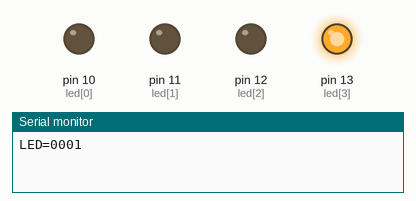
The sketch below on a simulated Arduino Uno, built with avr-gcc and run on an emulated ATmega328P. On the bench: output pins drawn as LEDs (lit = HIGH), the last lines printed to the serial monitor.

Above: at 0.1 s.
At 1.1 s:
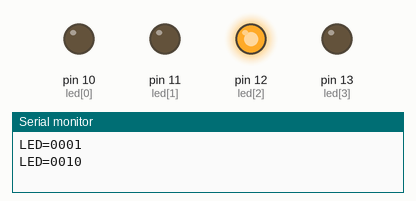
At 2.3 s:
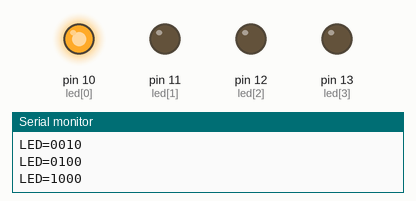
At 3.7 s:
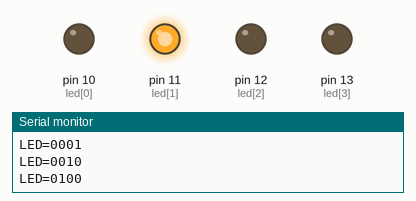
At 5.1 s:
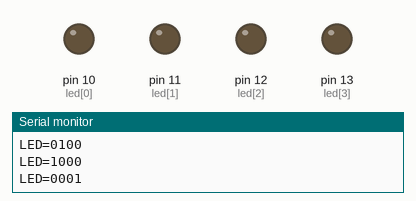
Timing chart, 0 to 5.5 s (numbered marks = the images above):
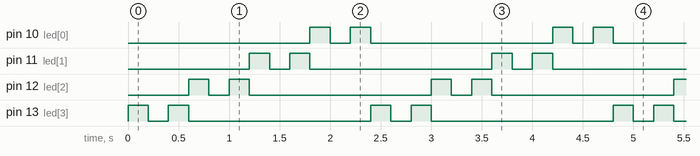

Measured:
- by itself, pin 10 (led[0]), pin 11 (led[1]), pin 12 (led[2]), pin 13 (led[3]): repeats every 2.4 s: LOW 0.20 s, HIGH 0.20 s, LOW 1.8 s, HIGH 0.20 s
- by itself, everything shown: repeats every 2.4 s, in 12 steps

The sketch:

3-33-2.ino
```cpp
int led[] ={10,11,12,13}; //數位接腳10~13連接至四個LED。
int i=3,j; //LED 編號。
void setup()
{
 Serial.begin(9600); //初始化串列埠，設定鮑率為9600bps。
 for(int i=0;i<4;i++)
 {
 pinMode(led[i],OUTPUT); //設定數位接腳10~13為輸出模式。
 }
}
void loop()
{
 Serial.print("LED="); //顯示。
    for(j=0;j<4;j++)
     {
       if(j==i)
       Serial.print("1"); //LED 亮則顯示1。
       else
       Serial.print("0"); //LED 暗則顯示0。
     }
 Serial.println(); //換下一行。
 digitalWrite(led[i],HIGH); //第i 個LED亮。
 delay(200); //延遲1秒。
 digitalWrite(led[i],LOW); //第i 個LED亮。
 delay(200); //延遲1秒。
 digitalWrite(led[i],HIGH); //第i 個LED亮。
 delay(200); //延遲1秒。
 digitalWrite(led[i],LOW); //關閉第i 個LED。
 i--; //右移。
 if(i<0) //已移位至最右?
 i=3; //重設初值。
}
```
